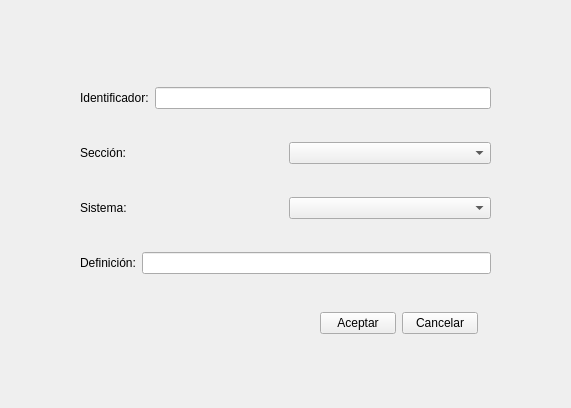
<?xml version="1.0" encoding="UTF-8"?>
<ui version="4.0">
 <class>requirement_form</class>
 <widget class="QWidget" name="requirement_form">
  <property name="geometry">
   <rect>
    <x>0</x>
    <y>0</y>
    <width>571</width>
    <height>408</height>
   </rect>
  </property>
  <property name="windowTitle">
   <string>Form</string>
  </property>
  <widget class="QWidget" name="">
   <property name="geometry">
    <rect>
     <x>80</x>
     <y>60</y>
     <width>411</width>
     <height>241</height>
    </rect>
   </property>
   <layout class="QVBoxLayout" name="verticalLayout">
    <item>
     <layout class="QHBoxLayout" name="horizontalLayout_4">
      <item>
       <widget class="QLabel" name="requirement_id_label">
        <property name="text">
         <string>Identificador:</string>
        </property>
       </widget>
      </item>
      <item>
       <widget class="QLineEdit" name="requirement_id_input"/>
      </item>
     </layout>
    </item>
    <item>
     <layout class="QHBoxLayout" name="horizontalLayout_3">
      <item>
       <widget class="QLabel" name="requirement_sec_label">
        <property name="text">
         <string>Sección:</string>
        </property>
       </widget>
      </item>
      <item>
       <widget class="QComboBox" name="requirement_sec_combo"/>
      </item>
     </layout>
    </item>
    <item>
     <layout class="QHBoxLayout" name="horizontalLayout_2">
      <item>
       <widget class="QLabel" name="requirement_sys_label">
        <property name="text">
         <string>Sistema:</string>
        </property>
       </widget>
      </item>
      <item>
       <widget class="QComboBox" name="requirement_sys_combo"/>
      </item>
     </layout>
    </item>
    <item>
     <layout class="QHBoxLayout" name="horizontalLayout">
      <item>
       <widget class="QLabel" name="requirement_def_label">
        <property name="text">
         <string>Definición:</string>
        </property>
       </widget>
      </item>
      <item>
       <widget class="QLineEdit" name="requirement_def_input"/>
      </item>
     </layout>
    </item>
   </layout>
  </widget>
  <widget class="QWidget" name="">
   <property name="geometry">
    <rect>
     <x>320</x>
     <y>310</y>
     <width>158</width>
     <height>26</height>
    </rect>
   </property>
   <layout class="QHBoxLayout" name="horizontalLayout_5">
    <item>
     <widget class="QPushButton" name="accept_requirement">
      <property name="text">
       <string>Aceptar</string>
      </property>
     </widget>
    </item>
    <item>
     <widget class="QPushButton" name="cancel_requirement">
      <property name="text">
       <string>Cancelar</string>
      </property>
     </widget>
    </item>
   </layout>
  </widget>
 </widget>
 <resources/>
 <connections/>
</ui>
